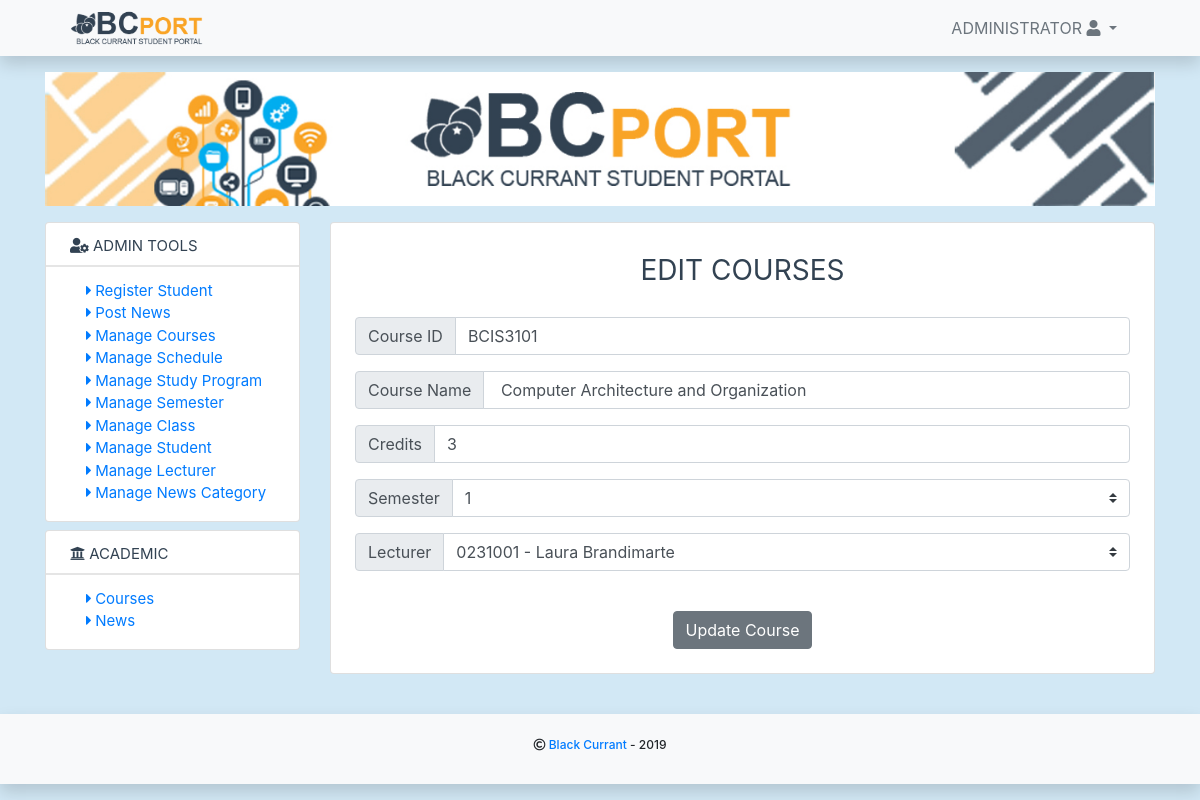
The page /index.php?page=editcourse&id=1 (signed in) on the database its author committed.
### tables this page shows
CREATE TABLE `tb_courses` (
  `id` int(11) NOT NULL,
  `studyprogram_id` int(11) NOT NULL,
  `course_id` varchar(15) NOT NULL,
  `course_name` varchar(100) NOT NULL,
  `semester_id` int(11) NOT NULL,
  `lecturer_id` varchar(15) NOT NULL,
  `credits` int(11) NOT NULL
);

### core/app/courses.php (called while the page is built, shortened)
<?php
function getCourse($id) {
	global $connect;
	$sql = "SELECT tb_courses.*, tb_lecturer.name, tb_studyprogram.studyprogram FROM tb_courses INNER JOIN tb_lecturer ON tb_courses.lecturer_id = tb_lecturer.lecturer_id INNER JOIN tb_studyprogram ON tb_courses.studyprogram_id = tb_studyprogram.studyprogram_id WHERE tb_courses.id = '$id'";
 	$query = $connect->query($sql);
    if ($query->num_rows > 0)
    {
        return $query;
    } else {
        return false;
    }
}
 ?>

### pages/course/edit.php (the view, shortened to what this page needs)
<div class="text-center py-4 px-4">
	<h3 class="py-2 simple-text">Edit Courses</h3>
	<form action="" method="POST">
		<?php
			$id = $_GET['id'];
			$result = getCourse($id);
	      if ($result != false) {
	        while ($row = $result->fetch_assoc()) {
	        	$course_id = $row['course_id'];
	            $course = $row['course_name'];
	            $semester = $row['semester_id'];
	            $lecturer_id = $row['lecturer_id'];
	            $lecturer_name = $row['name'];
		        $credits = $row['credits'];
		 ?>
		<div class="input-group mb-3">
        	<div class="input-group-prepend">
          		<label class="input-group-text" for="inputGroupSelect01">Course ID</label>
        	</div>
	    		<input type="text" class="form-control" name="course_id" placeholder="Enter Course ID..." value="<?php echo $course_id ?>">
      	</div>
		<div class="input-group mb-3">
        	<div class="input-group-prepend">
          		<label class="input-group-text" for="inputGroupSelect01">Course Name</label>
        	</div>
	    		<input type="text" class="form-control" name="course_name" placeholder="Enter Course Name..." value="<?php echo $course ?>">
      	</div>
	  	<div class="input-group mb-3">
        	<div class="input-group-prepend">
          		<label class="input-group-text" for="inputGroupSelect01">Credits</label>
        	</div>
	    		<input type="text" class="form-control" name="course_credits" placeholder="Enter Course Credits..." value="<?php echo $credits ?>">
      	</div>
      <div class="input-group mb-3">
          <div class="input-group-prepend">
              <label class="input-group-text" for="inputGroupSelect01">Semester</label>
          </div>
         <select class="custom-select" id="inputGroupSelect01" name="course_semester">
        <option selected value="<?php echo $semester; ?>"><?php echo $semester ?></option>
                <?php
                  $result = getAllSemester();
                ?>
          </select>
      </div>
      	<div class="input-group mb-3">
        	<div class="input-group-prepend">
          		<label class="input-group-text" for="inputGroupSelect01">Lecturer</label>
        	</div>
        	<select class="custom-select" id="inputGroupSelect01" name="lecturer">
				<option selected value="<?php echo $lecturer_id; ?>"><?php echo $lecturer_id; ?> - <?php echo $lecturer_name; ?></option>
		          	<?php
		            	$result = getAllLecturerData();
		          	?>
        	</select>
      	</div>
      	<?php
	      		}
	      	}
      	 ?>
      	<button type="submit" name="register" class="btn btn-secondary mt-4">Update Course</button>
	</form>
</div>

### assets/css/custom.css (style rules this page uses)
body { background-color: #d2e8f5; }
.simple-text { text-transform: uppercase; padding: 0.5rem 0; display: block; white-space: nowrap; color: #324252; text-decoration: none; font-weight: 400; line-height: 30px; overflow: hidden; }
* { -webkit-box-sizing: border-box; box-sizing: border-box; }
body { padding: 0; margin: 0; }

### rows shown on the page
tb_courses: course_id "BCIS3101", course_name "Computer Architecture and Organization", course_credits "3", course_semester "1", lecturer "0231001 - Laura Brandimarte"

### other values the page prints
$userdata['name'] "ADMINISTRATOR"
